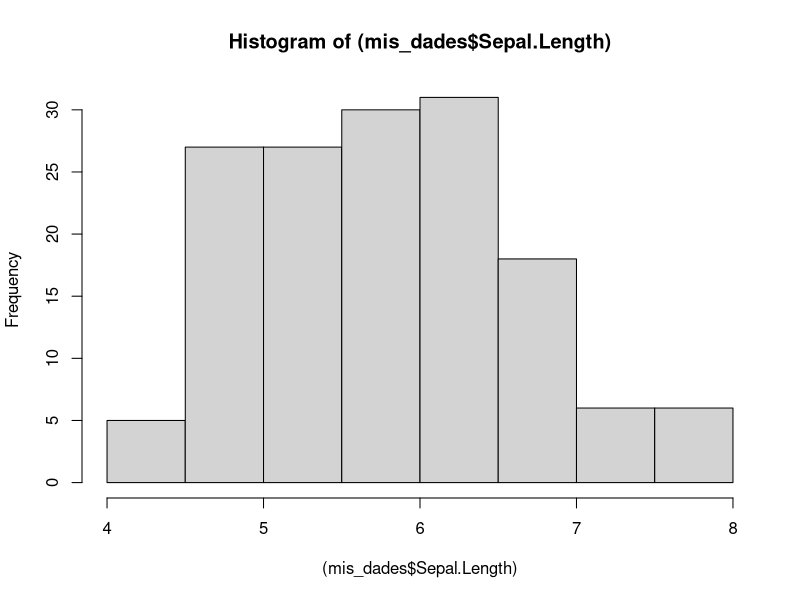
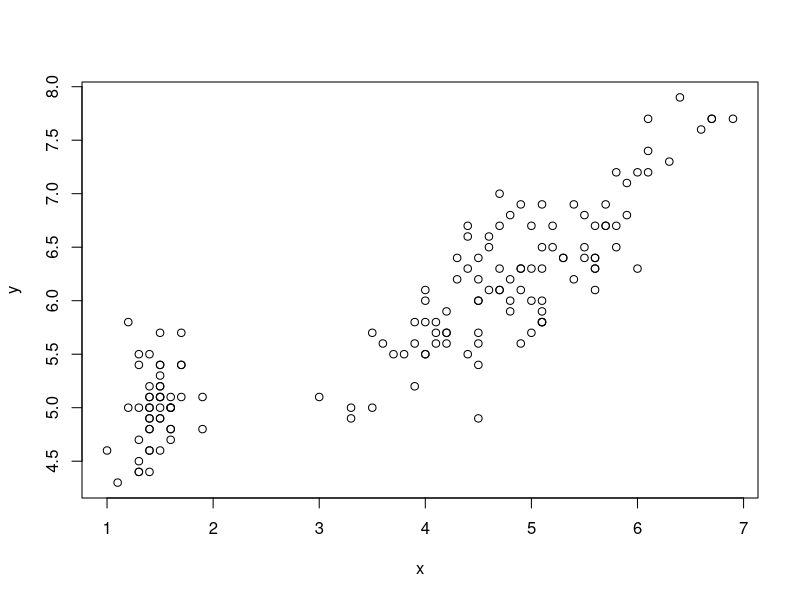
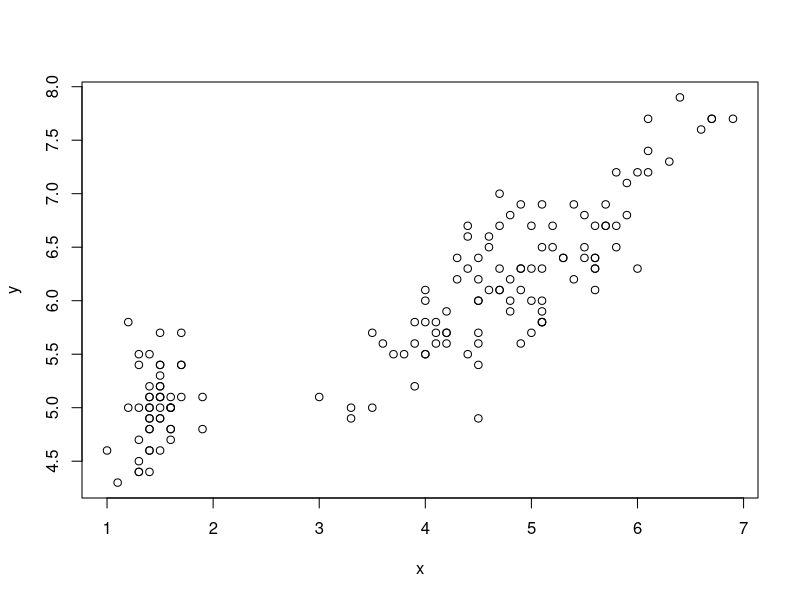

Here is the R script that generated these plots, in order:
#Codigo para problema 2
mis_dades <- iris
mis_dades
#esto nos sirve para que nos lo muestre 
#nos muestra características de cada flor
# para ver media de los cepalos de la longitud hacemos:
mean(mis_dades$Sepal.Length)
#cual es la dispersion
#variabilidad respecto la media, desviación tipica haremos:
sd(mis_dades$Sepal.Length)
dim(mis_dades)
#150 flores 5 variables
names(mis_dades)
#vemos cada característica
hist((mis_dades$Sepal.Length))
#para hacer grafica
#recta de regresión por minimos cuadrados
#petallenght es x, mas grande el petalo mas grande el cepalo
x<-mis_dades$Petal.Length
#y es el cepalo
y<-mis_dades$Sepal.Length
plot(x,y)
#para ver los valores de x e y
#teniendo valor de x puedo predecir el de y? NO
# me creo recta que mas se aproxime mejor a los puntos, la media
# y'(valor predicho) = mx + b
#Q(distancia)=sumatorio desde i igual a 1 hasta n de(y-y')^2)
#recta que minimiza Q
# Q(m,b) = smatorio desde i igual a 1 hasta n de (y-(mx + b))^2)
# minimizo la función haciendo la derivada = a 0
# dQ/dm  =  0
# dQ/db  =  0
# m = (sumatorio de ((x-media)(y-ymedia))))/ (sumatorio de (x-xmedia)^2))
#trabajamos de adentro hacia afuera, x es un vector
# media de x
mean(x)
#hago x menos la media y lo multiplico por y menos la media de y
sum( (x-mean(x))*(y-mean(y)) )/sum( (x-mean(x))^2)
m<-sum( (x-mean(x))*(y-mean(y)) )/sum( (x-mean(x))^2)
b<- mean(y)-m*mean(x)
# pongo b y m abajo para que me lo muestre 
#funcion sum para sumar los elementos del vector con parentesis
# prediccion para longitudes de 1.5
m*1.5+b
#para dibujar la recta, diferentes predicciones a diferentes puntos
#funcion lm para predecir y en terminos de x, alt gr +4 para el gusanito mas espacio
lm(y~x)
#mod es el objeto que sale de un lm
mod <- lm(y~x)
summary(mod)
# le puedo decir que haga una prediccion sobre el modelo los valores de x
xpred <- data.frame(x=1.5)
# data frame es base de datos de una fila y una columna 
predict(mod, xpred)
# ahora predecimos un rango de valores
xpred <-data.frame(x=1:7)
predict(mod,xpred)
# que pasa si llamo prediccion de x, valor predicho para cada uno de los valores de x
xpred <- data.frame(x=x)
xpred
ypred<-predict(mod,xpred)
ypred
plot(x,y)
